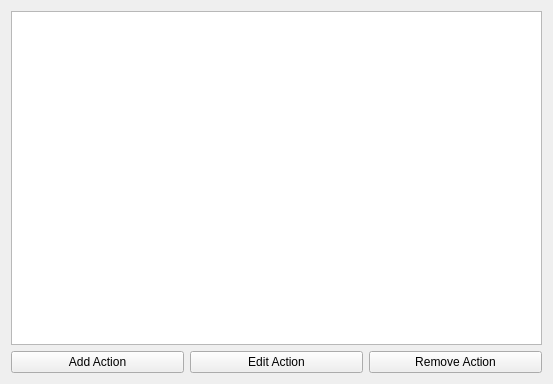
<ui version="4.0" >
 <class>SolidActions</class>
 <widget class="QWidget" name="SolidActionsConfig" >
  <property name="geometry" >
   <rect>
    <x>0</x>
    <y>0</y>
    <width>553</width>
    <height>384</height>
   </rect>
  </property>
  <layout class="QGridLayout" name="gridLayout_2" >
   <item row="0" column="0" >
    <widget class="KListWidget" name="LwActions" />
   </item>
   <item row="1" column="0" >
    <layout class="QGridLayout" name="gridLayout" >
     <item row="0" column="0" >
      <widget class="KPushButton" name="PbAddAction" >
       <property name="text" >
        <string>Add Action</string>
       </property>
      </widget>
     </item>
     <item row="0" column="1" >
      <widget class="KPushButton" name="PbEditAction" >
       <property name="text" >
        <string>Edit Action</string>
       </property>
      </widget>
     </item>
     <item row="0" column="2" >
      <widget class="KPushButton" name="PbDeleteAction" >
       <property name="text" >
        <string>Remove Action</string>
       </property>
      </widget>
     </item>
    </layout>
   </item>
  </layout>
 </widget>
 <customwidgets>
  <customwidget>
   <class>KListWidget</class>
   <extends>QListWidget</extends>
   <header>klistwidget.h</header>
  </customwidget>
  <customwidget>
   <class>KPushButton</class>
   <extends>QPushButton</extends>
   <header>kpushbutton.h</header>
  </customwidget>
 </customwidgets>
 <resources/>
 <connections/>
</ui>
